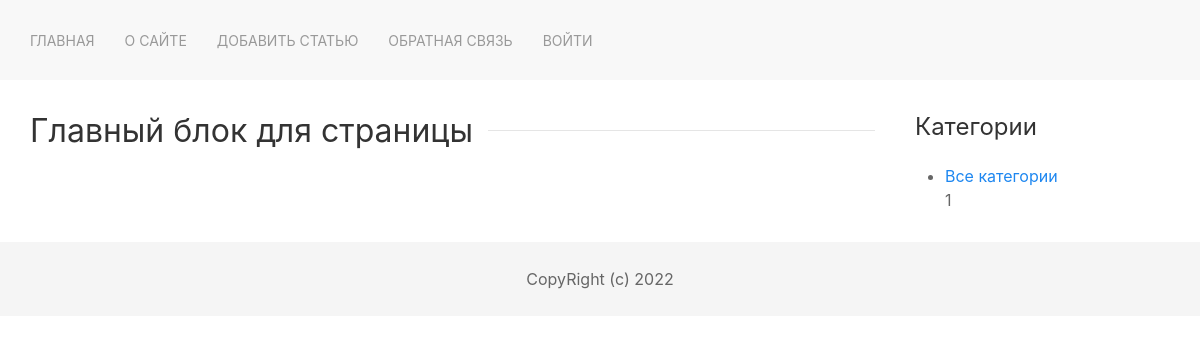
/category/1/, run on an earlier commit of the app's database.
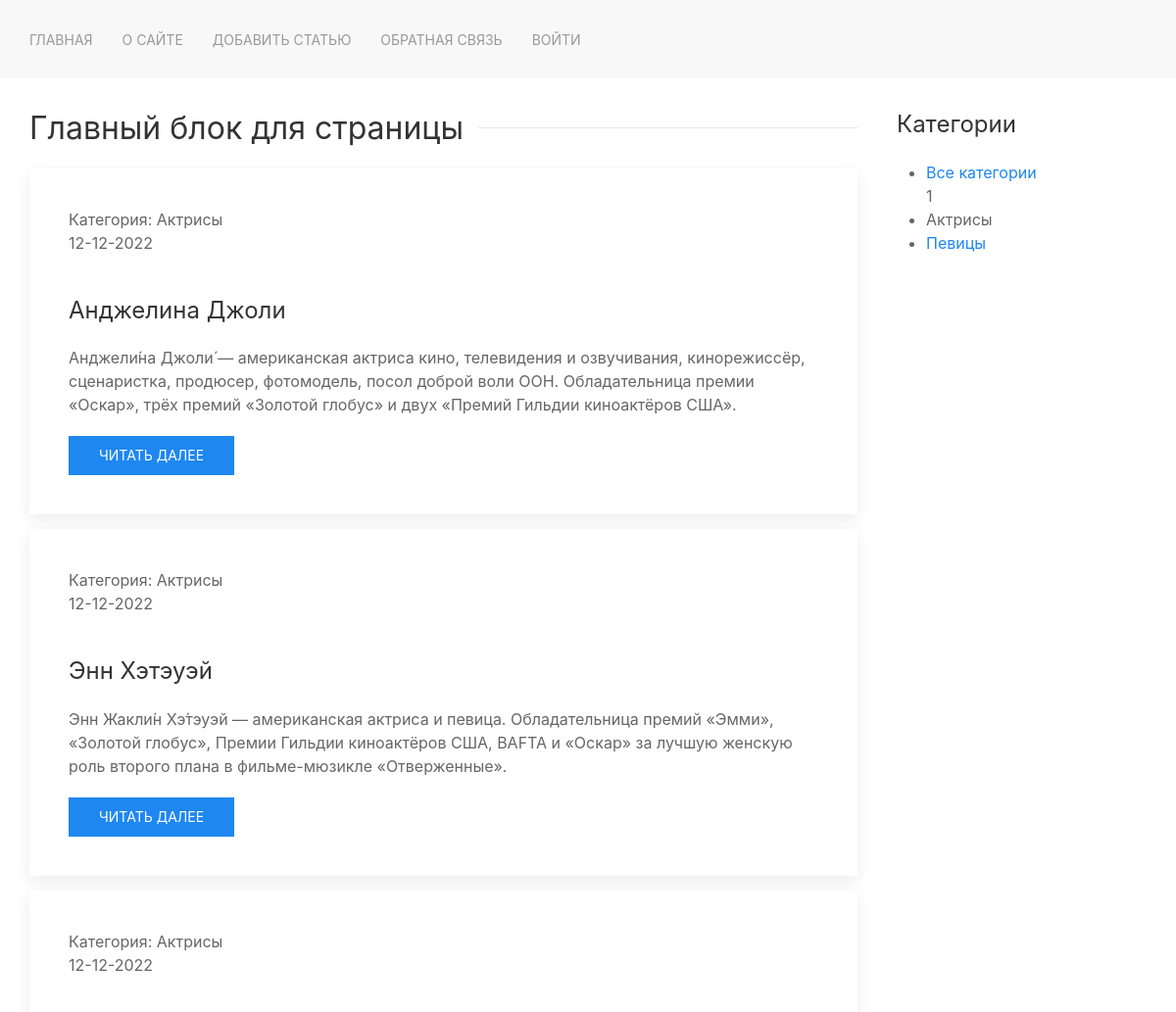
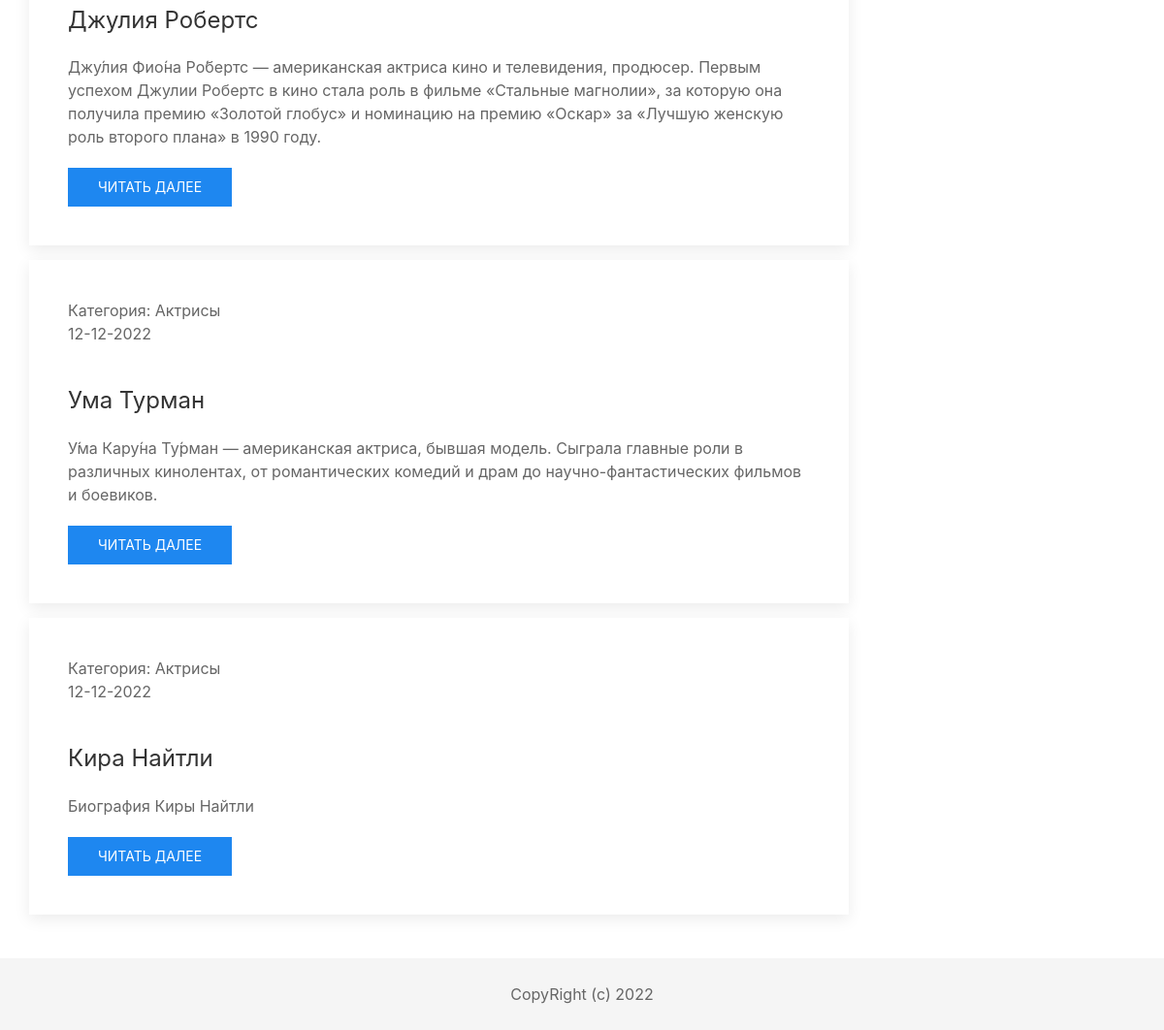
And on a later commit of the database (2 pictures, top to bottom).
### women/models.py (models this page shows, shortened)
class Women(models.Model):
    title = models.CharField(max_length=255, verbose_name="Заголовок")
    content = models.TextField(blank=True, verbose_name="Описание")
    photo = models.ImageField(upload_to="photo/%Y/%m/%d/", verbose_name="Фото")
    time_create = models.DateTimeField(auto_now_add=True, verbose_name="Дата создания")
    time_update = models.DateTimeField(auto_now=True, verbose_name="Обновлено")
    is_published = models.BooleanField(default=True, verbose_name="Опубликовано")
    cat = models.ForeignKey('Category', on_delete=models.PROTECT, null=True, verbose_name="Категория")
    def get_absolute_url(self):
        return reverse('post', kwargs={'post_id': self.pk})
    class Meta:
        verbose_name = "Известные женщины"
        verbose_name_plural = "Известные женщины"
        ordering = ['time_create', 'title']

class Category(models.Model):
    name = models.CharField(max_length=100, db_index=True, verbose_name="Категория")
    def __str__(self):
        return self.name
    def get_absolute_url(self):
        return reverse('category', kwargs={'cat_id': self.pk})
    class Meta:
        verbose_name = "Категория"
        verbose_name_plural = "Категории"
        ordering = ['id']

### women/views.py (the view)
# urls.py: path('category/<int:cat_id>/', show_category, name='category')
def show_category(request, cat_id):
    posts = Women.objects.filter(cat_id=cat_id)
    context = {
        'posts': posts,
        'menu': menu,
        'title': 'Главная страница',
        'category_selected': cat_id,
    }
    return render(request, 'women/index.html', context=context)

### women/templatetags/women_tags.py (called while the page is built)
@register.inclusion_tag('women/tags/list_categories.html')
def show_categories(sort=None, category_selected=0):
    if not sort:
        categories = Category.objects.all()
    else:
        categories = Category.objects.order_by(sort)
    return {'categories': categories, 'category_selected': category_selected}

### women/templates/women/index.html (shortened to what this page needs)
{% extends 'women/base.html' %}
{% block content %}
    <h2 class="uk-heading-line"><span>Главный блок для страницы</span></h2>
    {% for post in posts %}
        <div class="uk-card uk-card-default uk-card-body uk-width-1@m" style="margin-bottom: 15px">
            <span> Категория: {{ post.cat }}</span> <br>
            <span>{{post.time_update|date:"d-m-Y" }}</span>
            <h3 class="uk-card-title">{{ post.title }}</h3>
            <p>{{ post.content|linebreaks|truncatewords:50 }}</p>
            <a href="{{ post.get_absolute_url }}"><button class="uk-button uk-button-primary">Читать далее</button></a>
        </div>
    {% endfor %}
{% endblock content %}

### women/templates/women/tags/list_categories.html
{% for category in categories %}
    {% if category.pk == category_selected %}
        <li>{{ category.name }}</li>
    {% else %}
        <li><a href="{{ category.get_absolute_url }}">{{ category.name }}</a></li>
    {% endif %}
{% endfor %}

What changed in the data, as far as the page shows it:
now on this page (row edited): Women: cat "Актрисы", time_update "12-12-2022", title "Анджелина Джоли", content "Анджели́на Джоли́ — американская актриса кино, телевидения и озвучивания, кинорежиссёр, сценаристка, продюсер, фотомодель, посол доброй воли ООН. Обладательница премии «Оскар», трёх премий «Золотой глобус» и двух «Премий Гильдии киноактёров США»."
now on this page (row edited): Women: cat "Актрисы", time_update "12-12-2022", title "Энн Хэтэуэй", content "Энн Жакли́н Хэ́тэуэй — американская актриса и певица. Обладательница премий «Эмми», «Золотой глобус», Премии Гильдии киноактёров США, BAFTA и «Оскар» за лучшую женскую роль второго плана в фильме-мюзикле «Отверженные»."
now on this page (row edited): Women: cat "Актрисы", time_update "12-12-2022", title "Джулия Робертс", content "Джу́лия Фио́на Ро́бертс — американская актриса кино и телевидения, продюсер. Первым успехом Джулии Робертс в кино стала роль в фильме «Стальные магнолии», за которую она получила премию «Золотой глобус» и номинацию на премию «Оскар» за «Лучшую женскую роль второго плана» в 1990 году."
now on this page (row edited): Women: cat "Актрисы", time_update "12-12-2022", title "Ума Турман", content "У́ма Кару́на Ту́рман — американская актриса, бывшая модель. Сыграла главные роли в различных кинолентах, от романтических комедий и драм до научно-фантастических фильмов и боевиков."
now on this page (row edited): Women: cat "Актрисы", time_update "12-12-2022", title "Кира Найтли", content "Биография Киры Найтли"
added Category: name "Актрисы"
added Category: name "Певицы"
